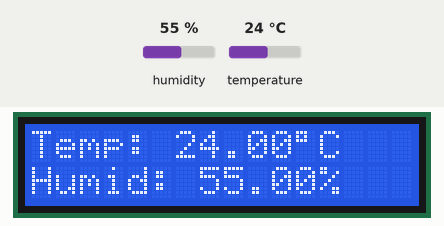
Simulated run of this sketch. Board: Arduino Uno, built with avr-gcc and run on an emulated ATmega328P. Shown: 16×2 character LCD. The inputs (shaded band) are chosen by the test bench; at power-on: humidity 55 %, temperature 24 °C.

Above: at 4.2 s.
4.3 s: humidity set to 22 %
At 6.3 s:
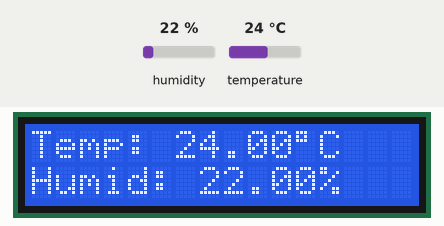
7.0 s: temperature set to 12 °C
At 8.5 s:
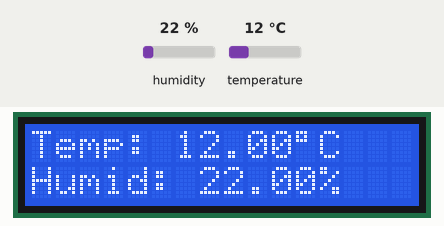
9.7 s: humidity set to 40 %
At 11.7 s:
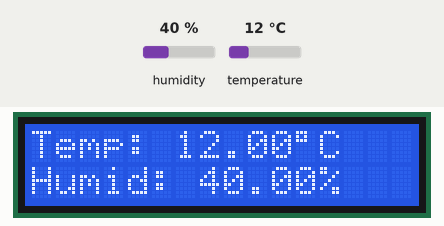
12.8 s: temperature set to 19 °C
At 13.9 s:
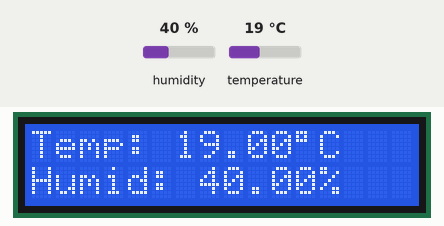
Timing chart, 0 to 15.8 s (numbered marks = the images above; inputs shaded):
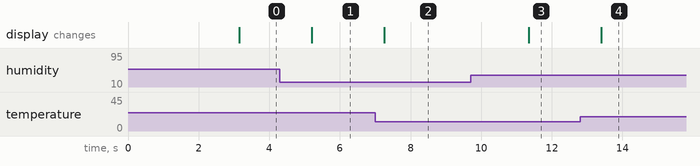

The sketch:

temp-humidity-monitoring.ino
```cpp
#include <Wire.h>
#include <LiquidCrystal_I2C.h>
#include <DHT.h>

// Define I2C LCD address
LiquidCrystal_I2C lcd(0x27, 16, 2);

// Define DHT sensor pin and type
#define DHTPIN 7
#define DHTTYPE DHT11

DHT dht(DHTPIN, DHTTYPE);

void setup() {
  lcd.init();
  lcd.backlight();
  dht.begin();

  // Welcome message
  lcd.setCursor(0, 0);
  lcd.print("Jagdamba College");
  lcd.setCursor(0, 1);
  lcd.print("of Engineering");
  delay(3000);

  lcd.clear();
}

void loop() {
  float h = dht.readHumidity();
  float t = dht.readTemperature();

  // Error check
  if (isnan(h) || isnan(t)) {
    lcd.setCursor(0, 0);
    lcd.print("Sensor Error!");
    delay(1000);
    return;
  }

  // Temperature display
  lcd.setCursor(0, 0);
  lcd.print("Temp: ");
  lcd.print(t);
  lcd.print((char)223); // degree symbol
  lcd.print("C ");

  // Humidity display
  lcd.setCursor(0, 1);
  lcd.print("Humid: ");
  lcd.print(h);
  lcd.print("% ");

  delay(2000);
}
```

Measured:
- after the input at 4.3 s, the display: changes after 0.90 s (image 1)
- after the input at 7.0 s, the display: changes after 0.25 s (image 2)
- after the input at 9.7 s, the display: changes after 1.7 s (image 3)
- after the input at 12.8 s, the display: changes after 0.60 s (image 4)
